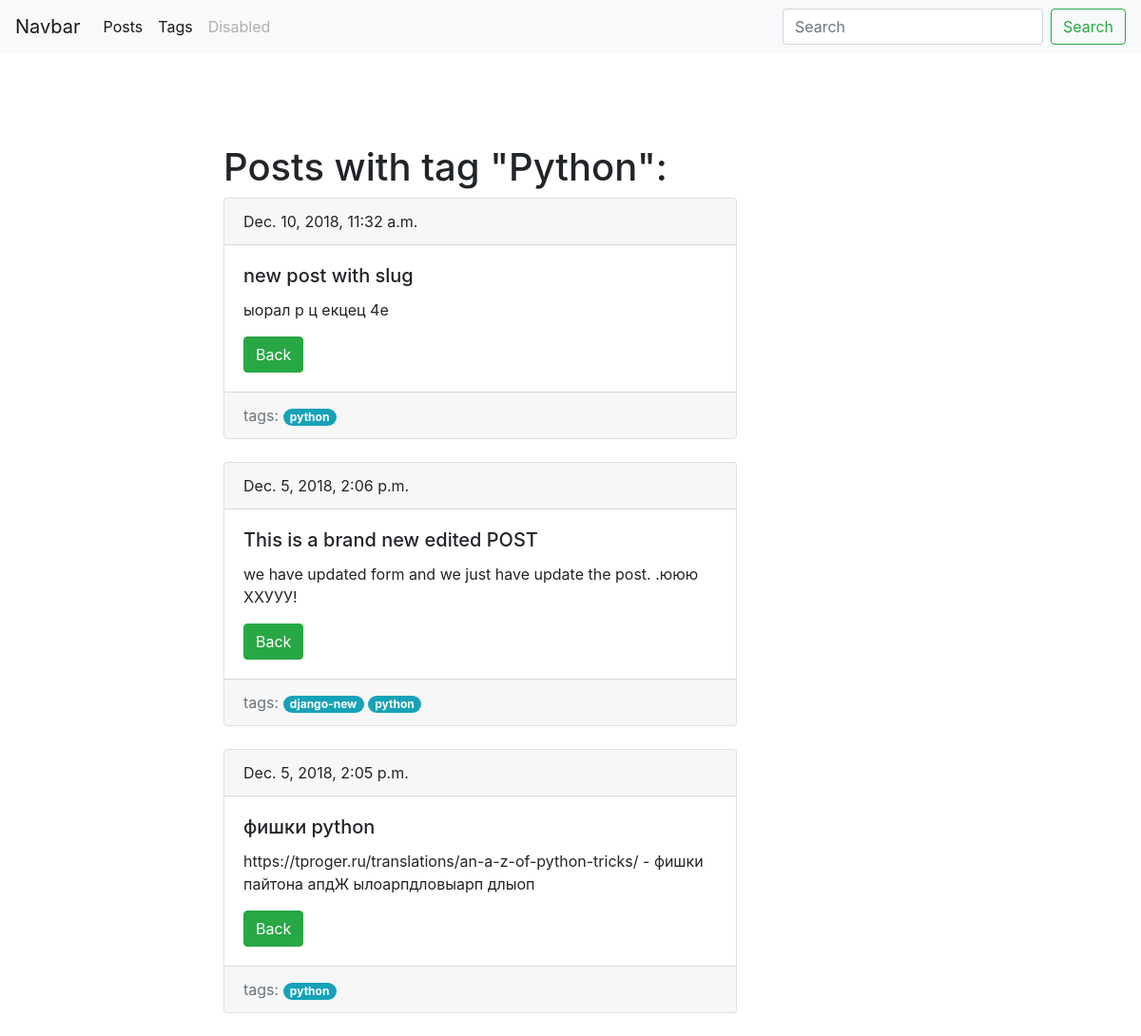
Screenshot of /blog/tag/python/ with the database file from the repository.
### blog/models.py (models this page shows, shortened)
class Tag(models.Model):
    title = models.CharField(max_length =50)
    slug = models.SlugField(max_length = 50, unique=True)
    def get_absolute_url(self):
        return reverse('tag_detail_url', kwargs = {'slug':self.slug} )
    class Meta:
        ordering = ['title']

class Post(models.Model):
    title = models.CharField (max_length =150, db_index = True)
    slug = models.SlugField (max_length = 150 , blank = True, unique = True)
    body = models.TextField (blank=True, db_index=True)
    date_pub = models.DateTimeField (auto_now_add=True)
    tags = models.ManyToManyField('Tag', blank=True, related_name='posts')
    def get_absolute_url(self):
        return reverse('post_detail_url', kwargs = {'slug':self.slug} )
    class Meta:
        ordering = ['-date_pub']

### blog/views.py (the view)
# urls.py: path('tag/<str:slug>/',  TagDetail.as_view(), name = 'tag_detail_url'),
class TagDetail(ObjectDetailMixin, View):
    model = Tag
    template = 'blog/tag_detail.html'
    button_name = 'Back'

### blog/utils.py (called while the page is built)
    def get(self, request, slug):
        obj = get_object_or_404(self.model, slug__iexact=slug)
        return render(request, self.template,
                      context={self.model.__name__.lower(): obj,
                               'button_name': self.button_name,
                               'admin_object': obj,
                               'detail': True })

### blog/templates/blog/tag_detail.html (shortened to what this page needs)
{% extends 'blog/base_blog.html'  %}
        {% block content %}
            <h1 class = "mt-5"> Posts with tag "{{ tag.title | title }}":</h1>
                {% for post in tag.posts.all %}
                    {% include  'blog/includes/post_card_template.html' %}
                {% endfor %}
        {% endblock %}

### blog/templates/blog/base_blog.html (shortened to what this page needs)
{% extends 'base.html'  %}

### templates/base.html (shortened to what this page needs)
{% load static %}
<!DOCTYPE html>
<html lang="en">
<head>
    <link rel="stylesheet" href="https://stackpath.bootstrapcdn.com/bootstrap/4.1.3/css/bootstrap.min.css">
    <link rel="stylesheet" href="{% static '/css/styles.css' %}">
</head>
<body>
    <nav class="navbar navbar-expand-lg navbar-light bg-light" style="background-color: #e3f2fd;">
      <a class="navbar-brand" href="#">Navbar</a>
          <div class="collapse navbar-collapse" id="navbarTogglerDemo02">
            <ul class="navbar-nav mr-auto mt-2 mt-lg-0">
              <li class="nav-item active">
                <a class="nav-link" href="{% url  'posts_list_url' %}">Posts </a>
              </li>
              <li class="nav-item active">
                <a class="nav-link" href="{% url  'tags_list_url' %}">Tags</a>
              </li>
              <li class="nav-item">
                <a class="nav-link disabled" href="#">Disabled</a>
              </li>
            </ul>
              <form class="form-inline my-2 my-lg-0" action ="{% url 'search_results_url' %}">
              <input class="form-control mr-sm-2" type="search" placeholder="Search" name="search">
              <button class="btn btn-outline-success my-2 my-sm-0" type="submit">Search</button>
            </form>
          </div>
    </nav>
    <div class="container mt-5">
        <div class = "row">
            <div class = "col-6 offset-md-2">
                {% block content %}{% endblock %}
            </div>
        </div>
    </div>
</body>
</html>

### blog/templates/blog/includes/post_card_template.html
    <div class="card mb-4">
      <div class="card-header">
        {{ post.date_pub }}
      </div>
      <div class="card-body">
        <h5 class="card-title">{{ post.title }} </h5>
        <p class="card-text"> {{ post.body }} </p>
          {% block buttons %}
            <a href="{{ post.get_absolute_url }}" class="btn btn-success"> {{ button_name}} </a>
          {% endblock %}
      </div>
          <div class="card-footer text-muted">
            tags:
              {% for tag in post.tags.all %}
                    <a href="{{ tag.get_absolute_url }}" class="badge badge-pill badge-info"> {{tag.title}} </a>
              {% endfor %}
          </div>
    </div>

### rows the page displays
Tag: title "Python", title "python"
Post: date_pub "Dec. 10, 2018, 11:32 a.m.", title "new post with slug", body "ыорал р ц екцец 4е", button_name "Back"
Post: date_pub "Dec. 5, 2018, 2:06 p.m.", title "This is a brand new edited POST", body "we have updated form and we just have update the post. .ююю ХХУУУ!", button_name "Back"
Tag: title "django-new"
Post: date_pub "Dec. 5, 2018, 2:05 p.m.", title "фишки python", body "https://tproger.ru/translations/an-a-z-of-python-tricks/ - фишки пайтона апдЖ ылоарпдловыарп длыоп", button_name "Back"
